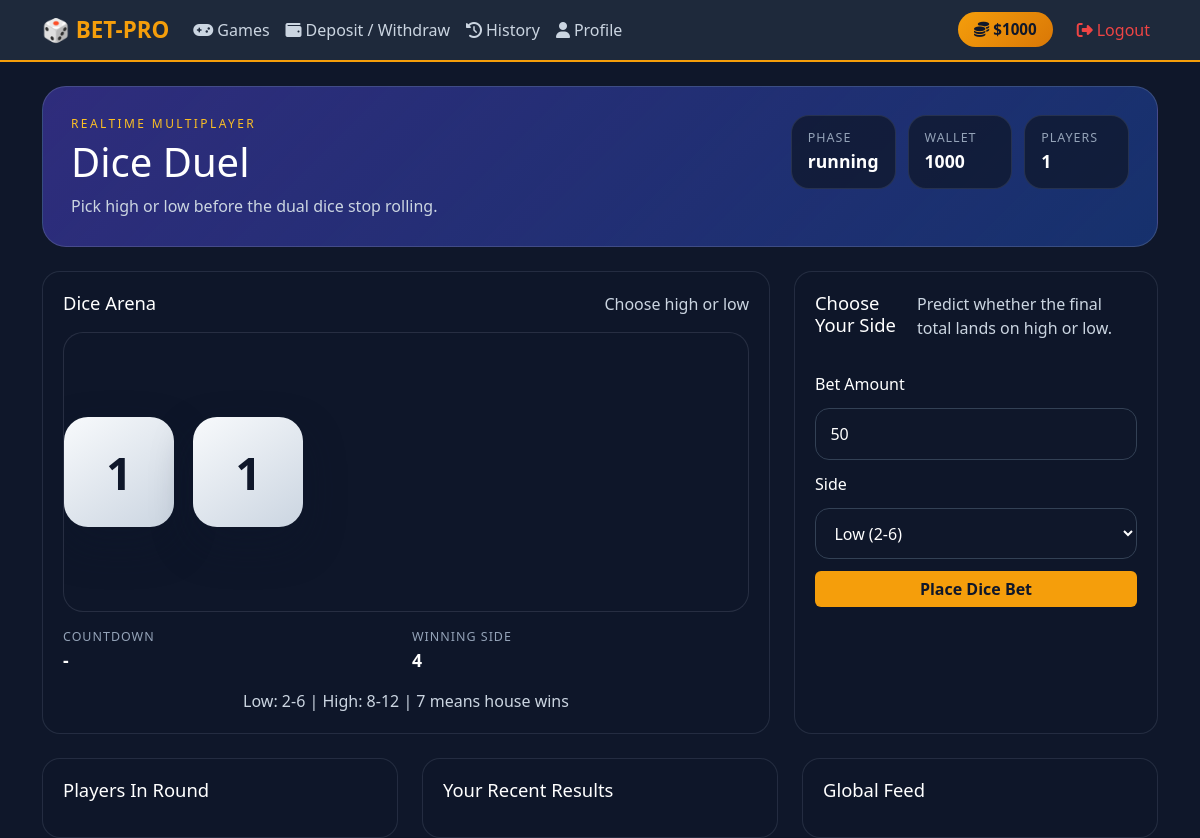
/realtime/dice-duel (signed in), run on the app's committed database.
### app.py (models this page shows)
class Wallet(db.Model):
    __tablename__ = "wallets"
    id = db.Column(db.Integer, primary_key=True)
    user_id = db.Column(
        db.Integer, db.ForeignKey("users.id", ondelete="CASCADE"), unique=True, nullable=False
    )
    balance = db.Column(db.Integer, nullable=False, default=1000)
    updated_at = db.Column(
        db.DateTime, nullable=False, default=datetime.utcnow, onupdate=datetime.utcnow
    )

class GameRound(db.Model):
    __tablename__ = "rt_game_rounds"
    id = db.Column(db.Integer, primary_key=True)
    game_slug = db.Column(db.String(50), nullable=False, index=True)
    round_code = db.Column(db.String(20), nullable=False, index=True)
    phase = db.Column(db.String(20), nullable=False, default="betting")
    started_at = db.Column(db.DateTime, nullable=False, default=datetime.utcnow)
    betting_ends_at = db.Column(db.DateTime, nullable=True)
    running_started_at = db.Column(db.DateTime, nullable=True)
    result_at = db.Column(db.DateTime, nullable=True)
    state_json = db.Column(db.Text, nullable=False, default="{}")

### app.py (the view)
@app.route("/realtime/<game_slug>")
def realtime_game(game_slug):
    if "user" not in session:
        return redirect("/")
    if game_slug not in REALTIME_GAME_LOOKUP:
        flash("Game not found.", "danger")
        return redirect("/games")
    try:
        config = REALTIME_GAME_LOOKUP[game_slug]
        return render_template(
            config["template"],
            balance=get_balance(session["user"]),
            game=config,
            snapshot=current_game_snapshot(game_slug),
            recent_history=recent_game_history(game_slug),
            my_history=my_game_history(game_slug, session["user"]),
        )
    except Exception as e:
        db.session.rollback()
        app.logger.exception("Failed to open realtime game %s: %s", game_slug, e)
        flash("The live table is temporarily unavailable. Please try again.", "danger")
        return redirect("/games")

### app.py (called while the page is built)
def get_balance(username):
    user = User.query.filter_by(username=username).first()
    if not user:
        return 0
    wallet = Wallet.query.filter_by(user_id=user.id).first()
    return wallet.balance if wallet else user.balance

def ensure_realtime_games_running():
    for engine in realtime_games.values():
        engine.start()
    aviator_engine.start()

@app.before_request
def keep_wallet_in_sync():
    ensure_realtime_games_running()
    if "user" not in session:
        return None
    user = User.query.filter_by(username=session["user"]).first()
    if user:
        wallet = Wallet.query.filter_by(user_id=user.id).first()
        if not wallet or wallet.balance != user.balance:
            ensure_wallet_for_user(user, commit=True)
    return None

def current_game_snapshot(game_slug):
    engine = realtime_games[game_slug]
    engine.ensure_active_round()
    snapshot = engine.get_public_snapshot()
    snapshot["wallet_balance"] = get_balance(session["user"]) if "user" in session else 0
    snapshot["choices"] = engine.choices
    snapshot["supports_cashout"] = engine.supports_cashout
    snapshot["game"] = REALTIME_GAME_LOOKUP[game_slug]
    return snapshot

def recent_game_history(game_slug, limit=12):
    rows = (
        BetHistory.query.filter_by(game_slug=game_slug)
        .order_by(BetHistory.created_at.desc())
        .limit(limit)
        .all()
    )
    return [
        {
            "username": row.username,
            "amount": row.amount,
            "payout": row.payout,
            "outcome": row.outcome,
            "details": safe_json_loads(row.details_json),
            "created_at": row.created_at.strftime("%H:%M:%S"),
        }
        for row in rows
    ]

def my_game_history(game_slug, username, limit=10):
    rows = (
        BetHistory.query.filter_by(game_slug=game_slug, username=username)
        .order_by(BetHistory.created_at.desc())
        .limit(limit)
        .all()
    )
    return [
        {
            "amount": row.amount,
            "payout": row.payout,
            "outcome": row.outcome,
            "details": safe_json_loads(row.details_json),
            "created_at": row.created_at.strftime("%Y-%m-%d %H:%M:%S"),
        }
        for row in rows
    ]

### realtime_games/base.py (called while the page is built)
    def get_current_round(self):
        if self.current_round_id is None:
            return None
        return self.models["GameRound"].query.get(self.current_round_id)

    def get_public_snapshot(self):
        return deepcopy(self.current_state)

### templates/games/dice_duel.html (shortened to what this page needs)
{% extends "base.html" %}
{% block head_extra %}
<link rel="stylesheet" href="{{ url_for('static', filename='css/realtime-games.css') }}">
{% endblock %}
{% block content %}
<div class="game-shell" data-game-page data-game-slug="{{ game.slug }}" data-supports-cashout="false">
    <div class="game-hero theme-dice">
        <div>
            <p class="eyebrow">Realtime Multiplayer</p>
            <h1>{{ game.title }}</h1>
            <p class="hero-copy">{{ game.tagline }}</p>
        </div>
        <div class="hero-metrics">
            <div class="metric-box"><span>Phase</span><strong id="phase-label">{{ snapshot.phase }}</strong></div>
            <div class="metric-box"><span>Wallet</span><strong id="wallet-balance">{{ snapshot.wallet_balance }}</strong></div>
            <div class="metric-box"><span>Players</span><strong id="player-count">{{ snapshot.player_count or 0 }}</strong></div>
        </div>
    </div>
    <div class="game-layout">
        <section class="panel visual-panel">
            <div class="panel-header">
                <h2>Dice Arena</h2>
                <div class="status-text" id="status-text">{{ snapshot.state.status_text or 'Roll incoming' }}</div>
            </div>
            <div class="dice-board">
                <div class="die" id="die-one">1</div>
                <div class="die" id="die-two">1</div>
            </div>
            <div class="timer-row">
                <div><span>Countdown</span><strong id="countdown">-</strong></div>
                <div><span>Winning Side</span><strong id="primary-result">{{ snapshot.state.sum or 'Pending' }}</strong></div>
            </div>
            <div class="secondary-result" id="secondary-result">Low: 2-6 | High: 8-12 | 7 means house wins</div>
        </section>
        <section class="panel bet-panel">
            <div class="panel-header">
                <h2>Choose Your Side</h2>
                <p>Predict whether the final total lands on high or low.</p>
            </div>
            <form id="bet-form" class="bet-form">
                <label>Bet Amount</label>
                <input type="number" name="amount" min="1" value="50" required>
                <label>Side</label>
                <select name="choice">
                    <option value="low">Low (2-6)</option>
                </select>
                <button type="submit" class="btn btn-warning w-100">Place Dice Bet</button>
            </form>
            <div id="action-message" class="action-message"></div>
        </section>
    </div>
    <div class="lower-grid">
        <section class="panel">
            <div class="panel-header"><h2>Players In Round</h2></div>
        </section>
        <section class="panel">
            <div class="panel-header"><h2>Your Recent Results</h2></div>
        </section>
        <section class="panel">
            <div class="panel-header"><h2>Global Feed</h2></div>
        </section>
    </div>
</div>
{% endblock %}

### templates/base.html (shortened to what this page needs)
<!DOCTYPE html>
<html lang="en">
<head>
    <link href="https://cdn.jsdelivr.net/npm/bootstrap@5.3.0/dist/css/bootstrap.min.css" rel="stylesheet">
    <link href="https://cdnjs.cloudflare.com/ajax/libs/font-awesome/6.4.0/css/all.min.css" rel="stylesheet">
    {% block head_extra %}{% endblock %}
</head>
<body>
    <nav class="navbar navbar-expand-lg navbar-dark mb-4">
        <div class="container">
            <a class="navbar-brand fw-bold" href="/games">🎲 BET-PRO</a>
            <div class="collapse navbar-collapse" id="navMenu">
                <div class="navbar-nav me-auto">
                    {% if session.user %}
                        <a class="nav-link" href="/games"><i class="fas fa-gamepad me-1"></i>Games</a>
                        <a class="nav-link" href="/dashboard"><i class="fas fa-wallet me-1"></i>Deposit / Withdraw</a>
                        <a class="nav-link" href="/history"><i class="fas fa-history me-1"></i>History</a>
                        <a class="nav-link" href="/profile"><i class="fas fa-user me-1"></i>Profile</a>
                    {% endif %}
                </div>
                <div class="navbar-nav ms-auto align-items-center">
                    {% if session.user %}
                        <span class="balance-display me-3">
                            <i class="fas fa-coins me-1"></i>${{ balance if balance is defined else '0' }}
                        </span>
                        <form action="/logout" method="POST" class="logout-form">
                            <button type="submit" class="logout-btn-link nav-link">
                                <i class="fas fa-sign-out-alt me-1"></i>Logout
                            </button>
                        </form>
                    {% else %}
                        <a class="nav-link" href="/">Login</a>
                        <a class="nav-link" href="/register">Register</a>
                    {% endif %}
                </div>
            </div>
        </div>
    </nav>
    <div class="container">
        {% block content %}{% endblock %}
    </div>
</body>
</html>

### static/css/realtime-games.css (style rules this page uses)
.game-shell { display: grid; gap: 1.5rem; }
.game-hero { padding: 1.75rem; border-radius: 24px; border: 1px solid rgba(148, 163, 184, 0.25); display: flex; justify-content: space-between; gap: 1rem; align-items: start; }
.theme-dice { background: linear-gradient(135deg, rgba(49, 46, 129, 0.95), rgba(37, 99, 235, 0.35)); }
.eyebrow { margin: 0 0 0.35rem; font-size: 0.75rem; text-transform: uppercase; letter-spacing: 0.2em; color: #fbbf24; }
.hero-copy { margin: 0.35rem 0 0; max-width: 48rem; color: #cbd5e1; }
.hero-metrics { display: grid; grid-template-columns: repeat(3, minmax(92px, 1fr)); gap: 0.75rem; }
.metric-box, .panel, .player-card, .history-item { background: rgba(15, 23, 42, 0.75); border: 1px solid rgba(148, 163, 184, 0.16); border-radius: 18px; }
.metric-box { padding: 0.85rem 1rem; }
.metric-box span, .timer-row span, .info-grid span { display: block; color: #94a3b8; font-size: 0.78rem; text-transform: uppercase; letter-spacing: 0.08em; }
.metric-box strong, .timer-row strong, .info-grid strong { font-size: 1.1rem; }
.game-layout, .lower-grid { display: grid; grid-template-columns: 2fr 1fr; gap: 1.5rem; }
.lower-grid { grid-template-columns: repeat(3, minmax(0, 1fr)); }
.panel { padding: 1.25rem; }
.panel-header { display: flex; justify-content: space-between; gap: 1rem; align-items: start; margin-bottom: 1rem; }
.panel-header h2 { font-size: 1.15rem; margin: 0; }
.panel-header p, .status-text, .secondary-result { color: #cbd5e1; }
.rocket-stage, .wheel-wrapper, .track-board, .dice-board { min-height: 280px; display: grid; place-items: center; border-radius: 20px; background: rgba(15, 23, 42, 0.9); border: 1px solid rgba(148, 163, 184, 0.18); position: relative; overflow: hidden; }
.secondary-result { margin-top: 1rem; text-align: center; }
.timer-row, .info-grid { margin-top: 1rem; display: grid; grid-template-columns: repeat(2, minmax(0, 1fr)); gap: 0.75rem; }
.bet-form { display: grid; gap: 0.75rem; }
.bet-form input, .bet-form select { background: #0f172a; border: 1px solid #334155; border-radius: 14px; color: #fff; padding: 0.8rem 0.9rem; }
.action-message { min-height: 1.5rem; margin-top: 0.75rem; color: #fbbf24; }
.dice-board { display: flex; gap: 1.2rem; }
.die { width: 110px; height: 110px; display: grid; place-items: center; border-radius: 24px; background: linear-gradient(145deg, #f8fafc, #cbd5e1); color: #0f172a; font-size: 2.8rem; font-weight: 800; box-shadow: 0 18px 40px rgba(15, 23, 42, 0.35); }

### templates/base.html (style rules this page uses)
body { background-color: #0f172a; color: white; font-family: 'Segoe UI', Tahoma, Geneva, Verdana, sans-serif; min-height: 100vh; }
.navbar { background-color: #1e293b; border-bottom: 2px solid #f59e0b; }
.navbar-brand { font-size: 1.4rem; color: #f59e0b !important; }
.nav-link { color: #cbd5e1 !important; transition: color 0.2s; }
.btn-warning { background-color: #f59e0b; border: none; color: #0f172a; font-weight: bold; }
.balance-display { background: linear-gradient(135deg, #f59e0b, #d97706); color: #0f172a; padding: 6px 16px; border-radius: 20px; font-weight: bold; font-size: 0.95rem; }
.logout-form { display: inline; margin: 0; padding: 0; }
.logout-btn-link { background: none; border: none; color: #ef4444 !important; font-weight: 500; cursor: pointer; padding: 0.5rem 0; font-size: 1rem; text-decoration: none; }

### data on the page
Wallet: balance "1000", wallet_balance "1000"
GameRound: phase "running"

### other printed values
{{ game.title }} "Dice Duel"
{{ game.tagline }} "Pick high or low before the dual dice stop rolling."
{{ snapshot.player_count or 0 }} "1"
{{ snapshot.state.status_text or 'Roll incoming' }} "Choose high or low"
{{ snapshot.state.sum or 'Pending' }} "4"
